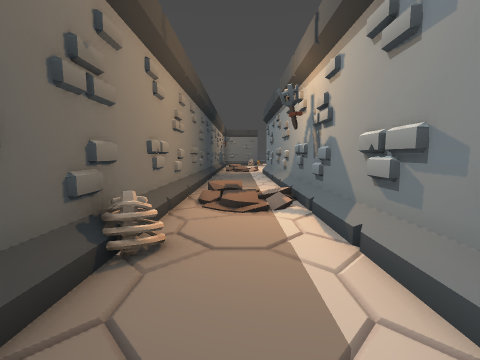
[1] (above)

16 first-person views from a walk through a level from a Godot 3-D game. The camera is 1.2 m above the floor, tilts 6° down and sees 90° across. The floor is counted in squares, 1 m on a side. Each view is taken from the middle of a square. On the plan, view 1 faces up. The plan holds only what a view shows up to about 12 squares ahead; the rest is blank. The place goes on beyond the plan.

[2]
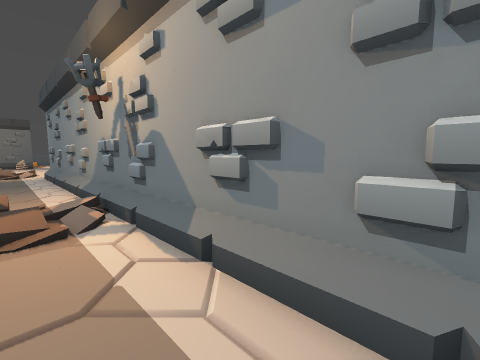

[3]
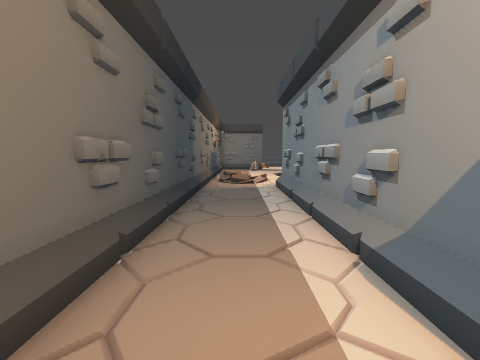

[4]
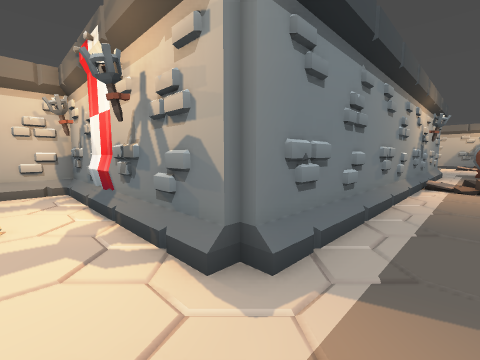

[5]
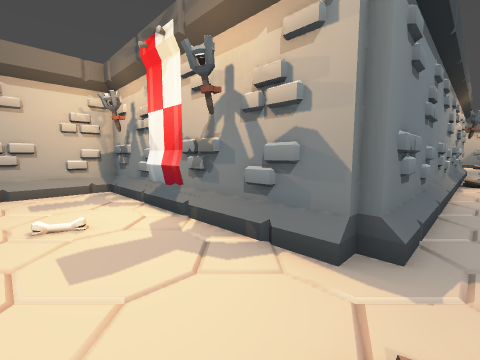

[6]
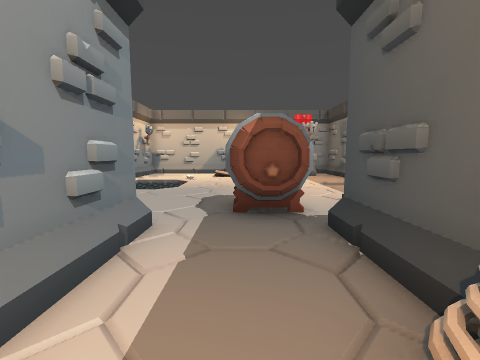

[7]
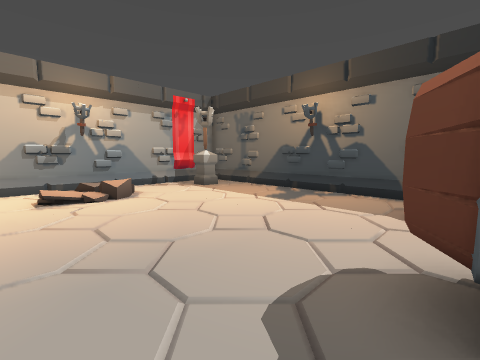

[8]
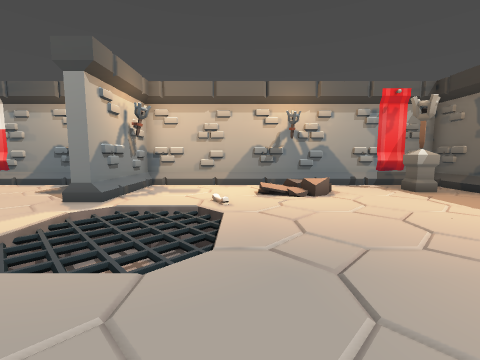

[9]
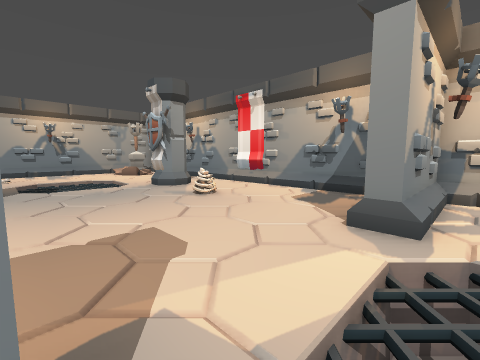

[10]
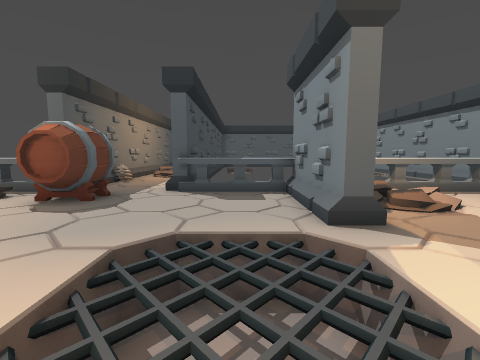

[11]
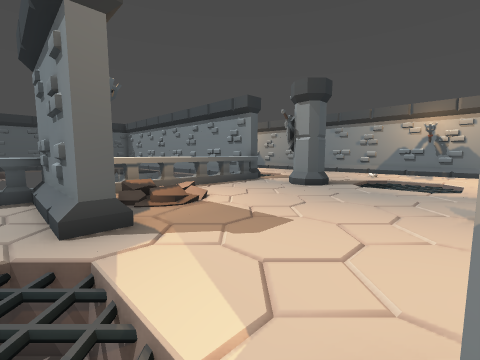

[12]
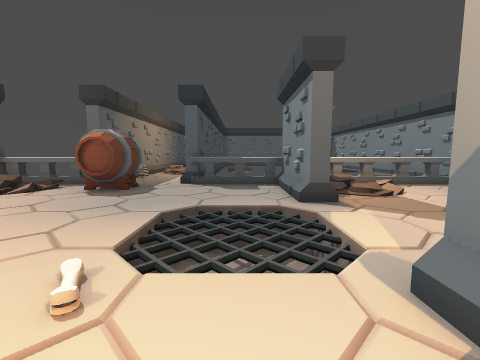

[13]
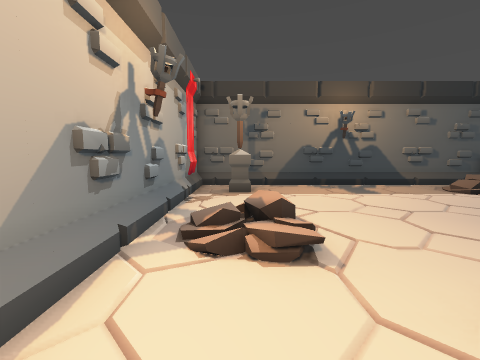

[14]
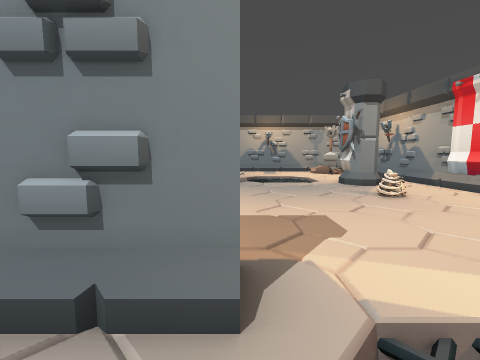

[15]
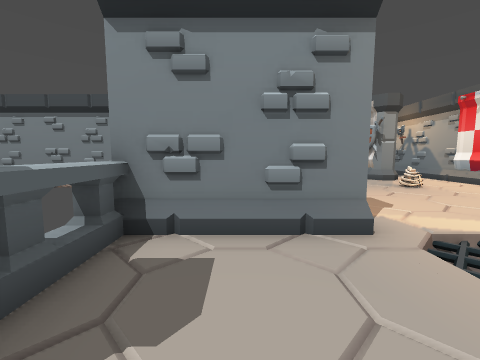

[16]
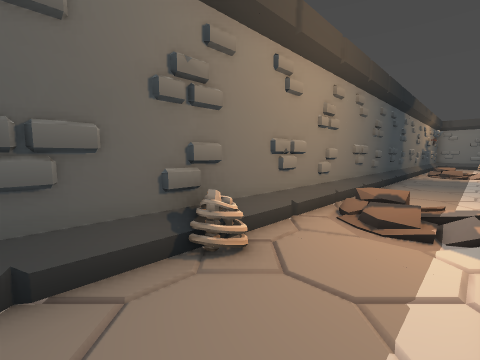

### Floor plan
Key: @ floor where view 1 was taken; # wall or solid block; . floor; / step, stairs or slope; v drop or lower ground; R rock; B bones; C column; P pillar; A barrier; O other object.
Columns run from 6 left of view 1 to 22 right of it. Each row starts with its distance up from view 1.
 19     R  /........#
 18     R / ....B...#
 17     R   ........#
 16     #...#########
 15     #...#
 14     #...#
 13     #...#
 12     #...#
 11     #...#
 10     #...#           #
  9     #...#           #
  8     #...#           #
  7     #  /R           #
  6     # //R           #
  5     #   R           #
  4     #...#           #
  3     #O..#           #
  2     #...#           #
  1     #...#           #
  0 #AAA#.@.#AAA#AAAAAAA#
 -1 R   .##.....R   .....
 -2 R   .##.....RO  ....P
 -3 R   ........R   ....# ..
 -4 #........................O .#
 -5 #........vvv.........vvv....
 -6 #........vvv......... vv...
 -7 #........vvv.........vvv....
 -8 #........B..#.......P.......#
 -9 #....   ....#.......# ..
-10 #.C..   ....#........
-11 #.... ......#........
-12 #####RRR###############

Positions as (right, up) in squares from view 1, and headings:
1: (0, 0), facing up
2: (0, 1), facing up-right
3: (0, 6), facing up
4: (0, 18), facing down-right
5: (1, 19), facing down-right
6: (0, 4), facing down
7: (2, -2), facing down-left
8: (2, -2), facing down
9: (5, -4), facing down-right
10: (4, -8), facing up
11: (5, -8), facing up-right
12: (4, -10), facing up
13: (4, -10), facing left
14: (4, -4), facing right
15: (2, -2), facing right
16: (1, 1), facing up-left
